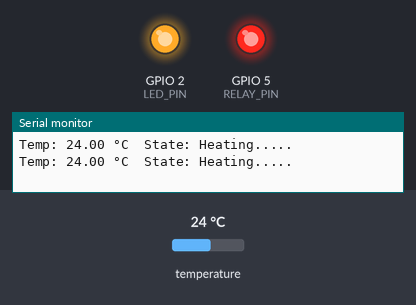
The sketch below on a simulated ESP32. Shown: output pins drawn as LEDs (lit = HIGH), the last lines printed to the serial monitor. The inputs (shaded band) are chosen by the test bench; at power-on: temperature 24 °C.

Above: at 3.3 s.
3.4 s: temperature set to 35.6 °C
5.9 s: temperature set to 36.9 °C
At 7.0 s:
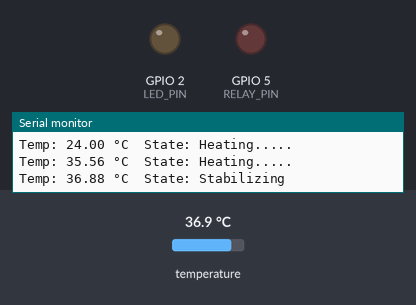
9.3 s: temperature set to 35.7 °C
11.8 s: temperature set to 34.3 °C
At 14.4 s:
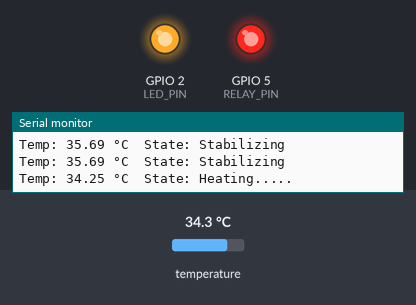
Timing chart, 0 to 15.6 s (numbered marks = the images above; inputs shaded):
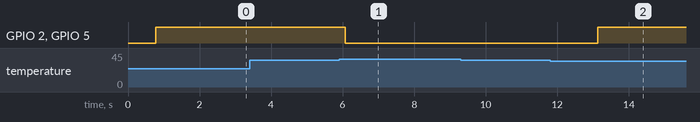

Measured:
- the behaviour switches between 36.4 and 36.5 °C on temperature (found by bisection; images 0 and 1)
- the behaviour switches between 35 and 34.9 °C on temperature (found by bisection; images 1 and 2)
- after the input at 5.9 s, GPIO 2 (LED_PIN), GPIO 5 (RELAY_PIN): HIGH → LOW after 0.17 s
- after the input at 11.8 s, GPIO 2 (LED_PIN), GPIO 5 (RELAY_PIN): LOW → HIGH after 1.3 s

The sketch:

sketch.ino
```cpp
#include <OneWire.h>
#include <DallasTemperature.h>

#define ONE_WIRE_BUS 4     // DS18B20 data pin
#define RELAY_PIN 5        // Relay module control pin
#define LED_PIN 2          // LED to indicate heater state

OneWire oneWire(ONE_WIRE_BUS);
DallasTemperature sensors(&oneWire);

enum HeaterState {
  IDLE,
  HEATING,
  STABILIZING,
  TARGET_REACHED,
  OVERHEAT
};

HeaterState currentState = IDLE;

// Thresholds
const float idleThreshold = 35.0;
const float targetTemp = 37.0;
const float lowerBound = 36.5;
const float overheatTemp = 38.0;

void setup() {
  Serial.begin(115200);
  sensors.begin();

  pinMode(RELAY_PIN, OUTPUT);
  pinMode(LED_PIN, OUTPUT);

  digitalWrite(RELAY_PIN, LOW); // Heater OFF initially
  digitalWrite(LED_PIN, LOW);   // LED OFF initially
}

void loop() {
  sensors.requestTemperatures();
  float temp = sensors.getTempCByIndex(0);

  Serial.print("Temp: ");
  Serial.print(temp);
  Serial.print(" °C\t");

  updateState(temp);
  handleHeater(currentState);
  printState(currentState);

  delay(1000);
}

void updateState(float temp) {
  switch (currentState) {
    case IDLE:
      if (temp < idleThreshold)
        currentState = HEATING;
      break;

    case HEATING:
      if (temp >= lowerBound && temp < targetTemp)
        currentState = STABILIZING;
      else if (temp >= targetTemp && temp <= overheatTemp)
        currentState = TARGET_REACHED;
      else if (temp > overheatTemp)
        currentState = OVERHEAT;
      break;

    case STABILIZING:
      if (temp >= targetTemp && temp <= overheatTemp)
        currentState = TARGET_REACHED;
      else if (temp > overheatTemp)
        currentState = OVERHEAT;
      else if (temp < idleThreshold)
        currentState = HEATING;
      break;

    case TARGET_REACHED:
      if (temp > overheatTemp)
        currentState = OVERHEAT;
      else if (temp < lowerBound)
        currentState = HEATING;
      break;

    case OVERHEAT:
      if (temp <= targetTemp)
        currentState = STABILIZING;
      break;
  }
}

void handleHeater(HeaterState state) {
  if (state == HEATING) {
    digitalWrite(RELAY_PIN, HIGH); // Heater ON
    digitalWrite(LED_PIN, HIGH);   // LED ON
  } else {
    digitalWrite(RELAY_PIN, LOW);  // Heater OFF
    digitalWrite(LED_PIN, LOW);    // LED OFF
  }
}

void printState(HeaterState state) {
  switch (state) {
    case IDLE: Serial.println("State: Idle."); break;
    case HEATING: Serial.println("State: Heating....."); break;
    case STABILIZING: Serial.println("State: Stabilizing"); break;
    case TARGET_REACHED: Serial.println("State: Target Reached!"); break;
    case OVERHEAT: Serial.println("State: Overheating!!!!!"); break;
  }
}
```
